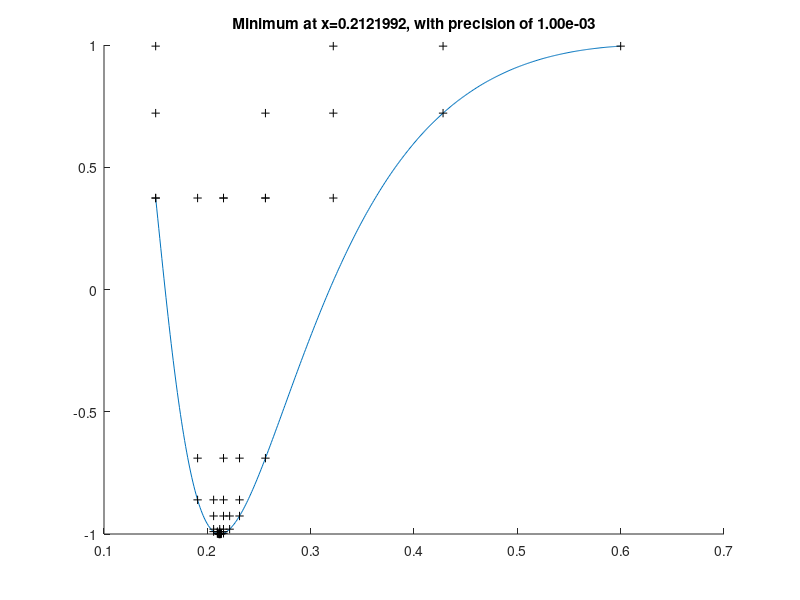
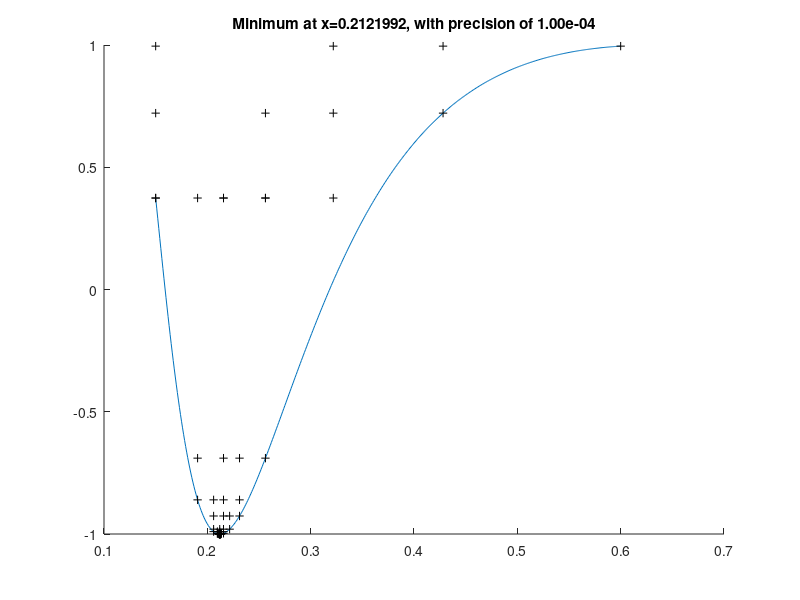
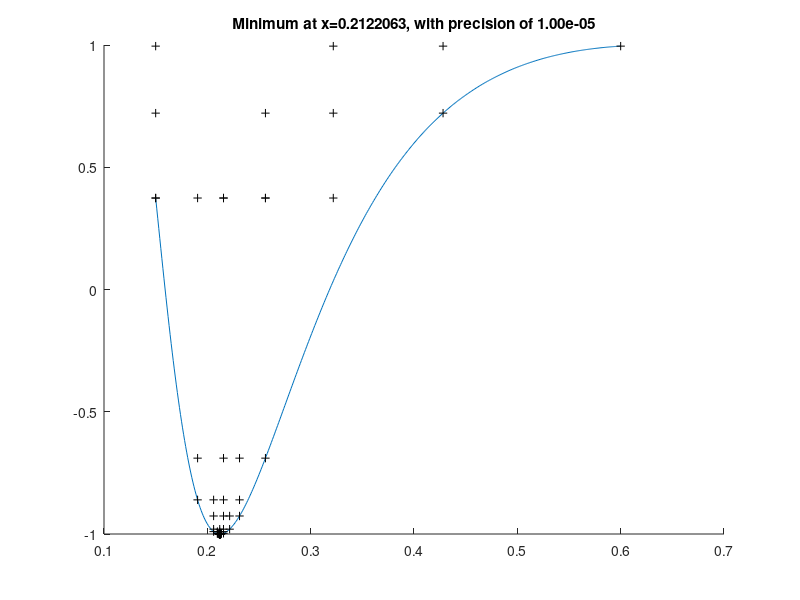
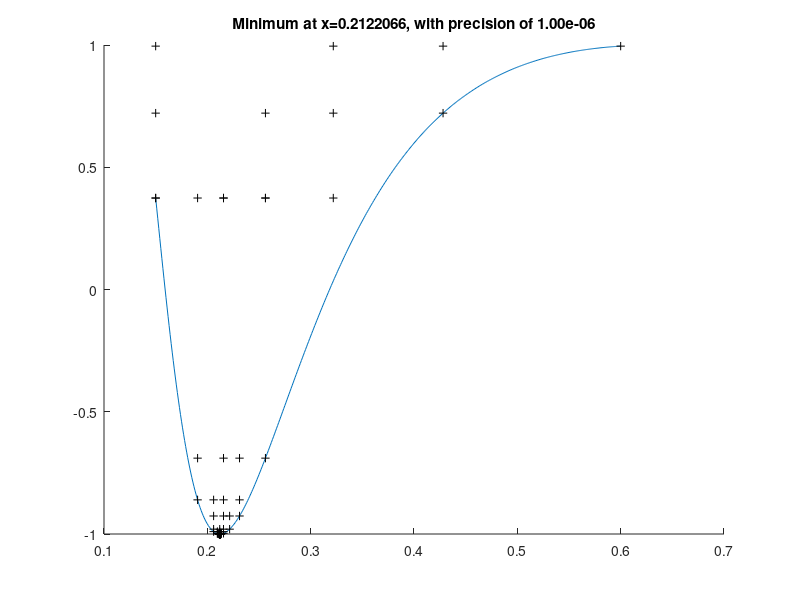

These figures' MATLAB source, in order:
# golden_section_search.m
# Golden section search algorithm.
# Vladimir Rutsky <altsysrq@gmail.com>
# 17.03.2009

precPows = [-3:-1:-6];
#precPows = [-3:-1:-3];
func = inline("sin(1./x)");
range = [0.15, 0.6];

function plotFunction( func, a, b, step )
  assert(a <= b);
  
  x = [a:step:b];
  y = func(x);
  
  plot(x, y, "-");
endfunction

function goldenSectionSearch( func, a, b, precision )
  assert(a <= b);
  
  figure();
  hold on;
  
  # Plotting function.
  plotFunction(func, a, b, 1e-3);
  
  # Searching minimum with golden section search (with visualization).
  phi = (5^0.5 + 1) / 2;
  
  originalRange = [a, b];
  
  assert(abs(phi) > 1e-10);
  x1 = b - (b - a) / phi;
  x2 = a + (b - a) / phi;
  y1 = func(x1);
  y2 = func(x2);
  while (abs(b - a) >= precision)
    assert(a < x1);
    assert(x1 < x2);
    assert(x2 < b);
    oldDist = b - a;
    
    # Drawing.
    yMax = max([func(a), func(x1), func(x2), func(b)]);
    #yMax = max([func(x1), func(x2)]);
    x = [a,    x1,   x2,   b   ];
    y = [yMax, yMax, yMax, yMax];
    plot(x, y, "+k");
    
    if (y1 <= y2)
      b  = x2;
      x2 = x1;
      x1 = b - (b - a) / phi;
      y2 = y1;
      y1 = func(x1);
    else
      a  = x1;
      x1 = x2;
      x2 = a + (b - a) / phi;
      y1 = y2;
      y2 = func(x2);
    endif

    newDist = b - a;
    assert(oldDist > newDist);
  endwhile
  
  if (y1 <= y2)
    res = x1;
  else
    res = x2;
  endif
  
  resStr = sprintf("Minimum at x=%9.7f, with precision of %5.2e", res, precision)
  title(resStr);
  
  drawnow();
endfunction

# Iterating through precisions.
precs = 10 .^ precPows;
for prec = precs
  goldenSectionSearch(func, range(1), range(2), prec)
endfor

input("Press enter to quit.");
